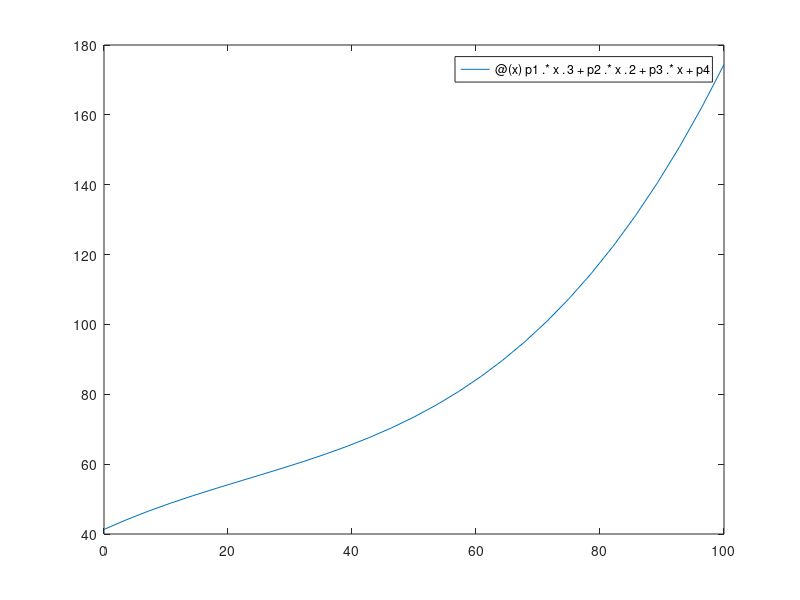

Write MATLAB code to recreate this figure.
% plot(x,y)
   clc
       p1 =   0.0001703  
       p2 =     -0.0118  
       p3 =      0.8081  
       p4 =        41.3  
       
f = @(x) p1.*x.^3 + p2.*x.^2 + p3.*x + p4
% Coefficients (with 95% confidence bounds):
  fplot(f,[0 100])